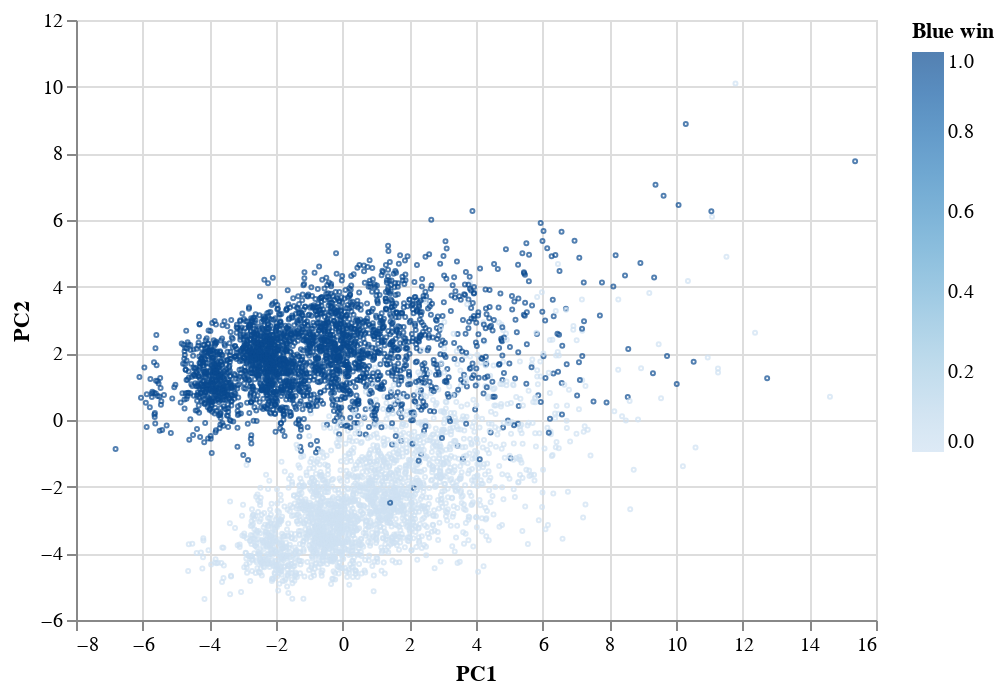

The code cell stored with this chart in its notebook:
### Code cell
pca, vis = visualizePCA(x_train, y_train, 'Blue win')
vis

### Figure 1 — Vega-Lite specification as saved in the notebook (floating-point values rounded to 4 significant figures; data arrays with more than 128 entries replaced by an {"elided": "..."} marker saying what was removed)
{"config": {"view": {"continuousWidth": 400, "continuousHeight": 300}}, "data": {"name": "data-b9dcb443f7b9fdf136efd46703676783"}, "mark": {"type": "point", "size": 1}, "encoding": {"color": {"type": "quantitative", "field": "Blue win"}, "x": {"type": "quantitative", "field": "PC1"}, "y": {"type": "quantitative", "field": "PC2"}}, "$schema": "https://vega.github.io/schema/vega-lite/v4.8.1.json", "datasets": {"data-b9dcb443f7b9fdf136efd46703676783": {"elided": "5000 records"}}}
